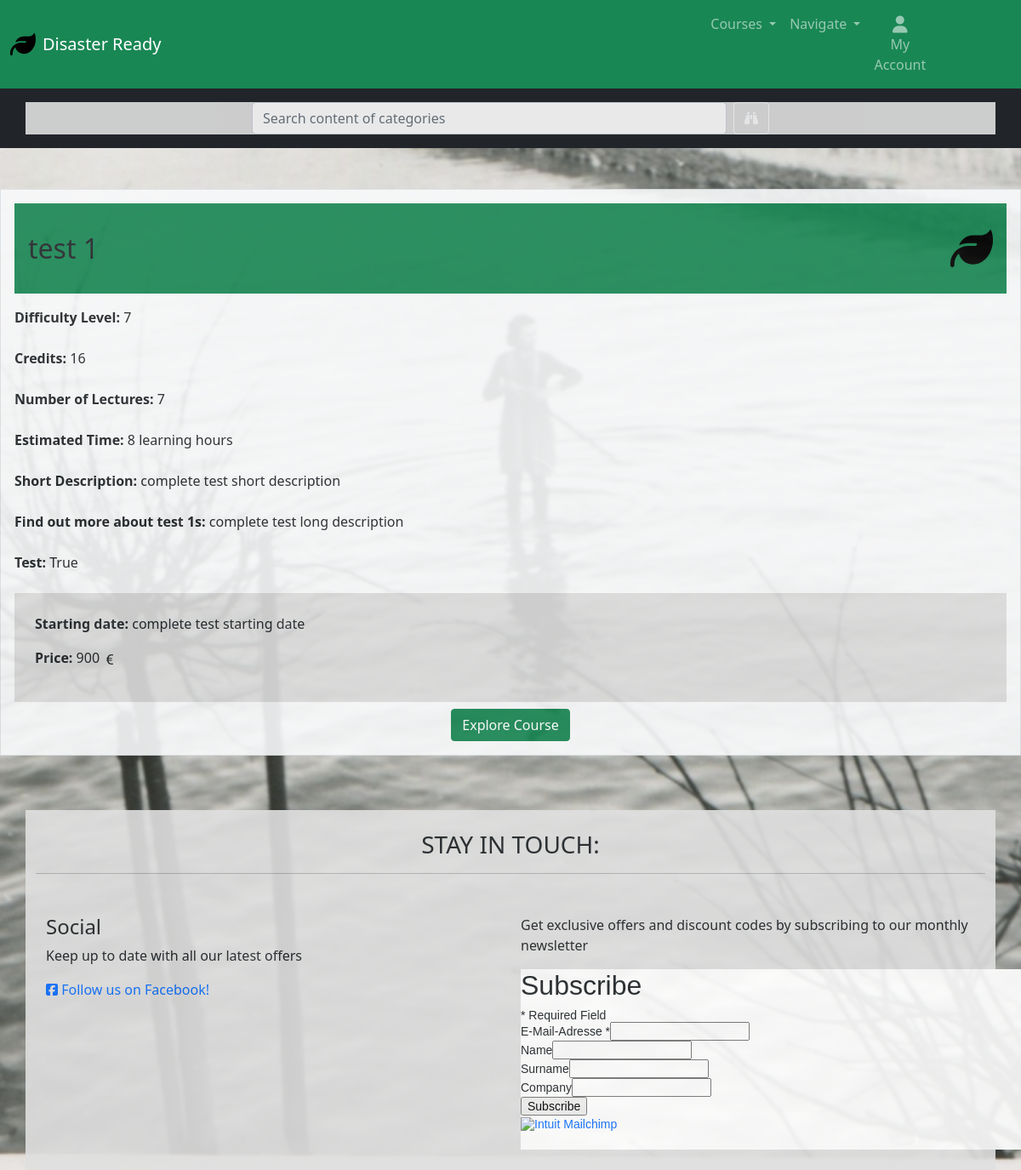
/categories/category/10/, run on the app's committed database.
### products/models.py (models this page shows, shortened)
class Category(models.Model):
    name = models.CharField(max_length=50)
    friendly_name = models.CharField(max_length=100)
    difficulty_level = models.CharField(max_length=50)
    credits = models.IntegerField()
    number_of_lectures = models.IntegerField()
    est_time = models.IntegerField()
    short_description = models.TextField(max_length=255)
    long_description = models.TextField(max_length=1000)
    test = models.BooleanField(default=False)
    logo = models.ImageField(upload_to='logos/', null=True, blank=True)
    price = models.IntegerField(null=True, blank=True)
    starting_date = models.CharField(max_length=100, null=True, blank=True)

### products/views.py (the view)
# urls.py: path('category/<int:category_id>/', views.individual_category, name='individual_category'),
def individual_category(request, category_id):
    category = get_object_or_404(Category, pk=category_id)
    context = {
        'category': category,
    }
    return render(request, 'products/individual_category.html', context)

### products/context_processors.py (called while the page is built)
def categories_processor(request):
    return {"categories": Category.objects.all()}

### products/templates/products/individual_category.html (shortened to what this page needs)
{% extends "base.html" %}
{% load static %}
{% block content %}
<div class="p-3 bg-light border d-flex flex-column course-overview-content my-3">
    <div class="d-flex justify-content-between align-items-center mb-3 bg-success p-3 courses-title">
        <h2 class="mb-0">{{ category.name }}</h2>
        {% if category.logo %}
        <img src="{{ category.logo.url }}" alt="{{ category.name }} Logo" class="img-fluid ms-3"
            style="max-height: 50px;">
        {% else %}
        <img src=" {% static 'images/default-logo.svg' %}" alt="Default Logo" class="img-fluid ms-3"
            style="max-height: 50px;">
        {% endif %}
    </div>
    <div class="mb-2">
        <p><strong>Difficulty Level:</strong> {{ category.difficulty_level }}</p>
    </div>
    <div class="mb-2">
        <p><strong>Credits:</strong> {{ category.credits }}</p>
    </div>
    <div class="mb-2">
        <p><strong>Number of Lectures:</strong> {{ category.number_of_lectures }}</p>
    </div>
    <div class="mb-2">
        <p><strong>Estimated Time:</strong> {{ category.est_time }} learning hours</p>
    </div>
    <div class="mb-2">
        <p><strong>Short Description:</strong> {{ category.short_description }}</p>
    </div>
    <div class="mb-2">
        <p><strong>Find out more about {{ category.name }}s:</strong> {{ category.long_description }}</p>
    </div>
    <div class="mb-2">
        <p><strong>Test:</strong> {{ category.test }}</p>
    </div>
    <div class="individual-category-price-date p-4">
        <p><strong>Starting date:</strong> {{ category.starting_date }}</p>
        <p><strong>Price:</strong> {{ category.price }}
        </p>
    </div>
    <div class="text-center">
        <button class="btn btn-success mt-2">
            <a href="{% url 'materials' category.id %}" class="text-white text-decoration-none">Explore Course</a>
        </button>
    </div>
</div>
{% endblock %}

### static/css/base.css (style rules this page uses)
html { height: 100%; }
body { background: url('/media/cover_photo.jpg') no-repeat center center fixed; background-size: cover; height: calc(100vh - 164px); color: #555; font-family: 'Lato'; }
.courses-title { height: 106px; }
.individual-category-price-date { background-color: gainsboro; }
.course-overview-content { opacity: 0.9; }

### data on the page
Category: name "test 1", difficulty_level "7", credits "16", number_of_lectures "7", est_time "8", short_description "complete test short description", long_description "complete test long description", test "True", starting_date "complete test starting date", price "900"
